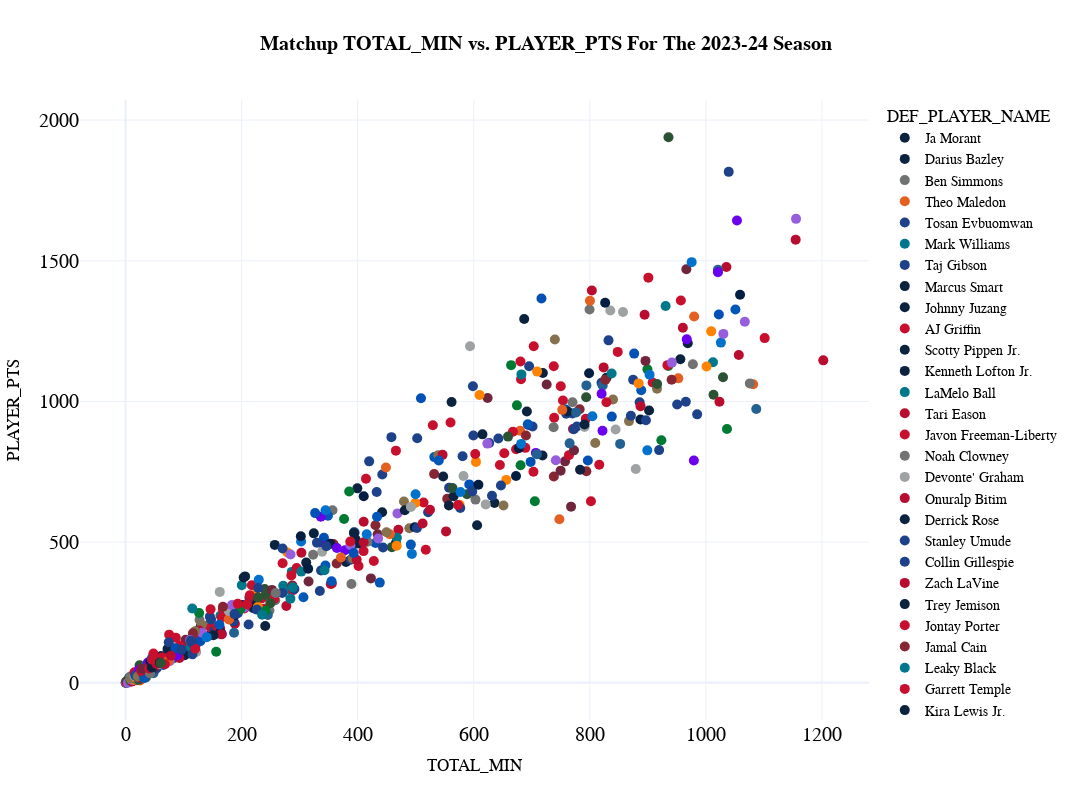

Notebook code for this chart:
### Code cell
# category=['POSITION', 'PERCENT_OF_TIME', 'DEF_PLAYER_ID',
    #    'DEF_PLAYER_NAME', 'GP', 'MATCHUP_MIN', 'PARTIAL_POSS', 'PLAYER_PTS',
    #    'TEAM_PTS', 'MATCHUP_AST', 'MATCHUP_TOV', 'MATCHUP_BLK', 'MATCHUP_FGM',
    #    'MATCHUP_FGA', 'MATCHUP_FG_PCT', 'MATCHUP_FG3M', 'MATCHUP_FG3A',
    #    'MATCHUP_FG3_PCT', 'MATCHUP_FTM', 'MATCHUP_FTA', 'SFL', 'PLAYER_NAME','TOTAL_MIN',
    #    'TEAM_ABBREVIATION', 'SEASON']

cat1="TOTAL_MIN"
cat2="PLAYER_PTS"

fig_scatter_scoring = px.scatter(
  matchup_totals_year[matchup_totals_year["POSITION"]=='TOTAL'], 
  x=cat1, 
  y=cat2,
  color='DEF_PLAYER_NAME',
  color_discrete_map=player_color_dict_shot_dist,     
  title="<b>Matchup {} vs. {} For The {} Season</b>".format(cat1,cat2, year),
  template="plotly_white",
  hover_data=['POSITION', 'PERCENT_OF_TIME', 'DEF_PLAYER_ID',
       'DEF_PLAYER_NAME', 'GP', 'MATCHUP_MIN', 'PARTIAL_POSS', 'PLAYER_PTS',
       'TEAM_PTS', 'MATCHUP_AST', 'MATCHUP_TOV', 'MATCHUP_BLK', 'MATCHUP_FGM',
       'MATCHUP_FGA', 'MATCHUP_FG_PCT', 'MATCHUP_FG3M', 'MATCHUP_FG3A',
       'MATCHUP_FG3_PCT', 'MATCHUP_FTM', 'MATCHUP_FTA', 'SFL', 'PLAYER_NAME',
       'TEAM_ABBREVIATION', 'SEASON'],
  height=800, 
  width=1200,
  )

fig_scatter_scoring.update_layout(
    title_x=0.5,
    hoverlabel=dict(
        bgcolor="white",
        font_size=16,
        font_family="PT Sans Narrow"
    ),
    yaxis = dict(tickfont = dict(size=20)),
    xaxis = dict(tickfont = dict(size=20)),
    font=dict(
        family="PT Sans Narrow",
        size=14,
        color="Black"
    ),
    title_font_family="PT Sans Narrow"
)
fig_scatter_scoring.update_traces(marker={'size': 10})

fig_scatter_scoring
